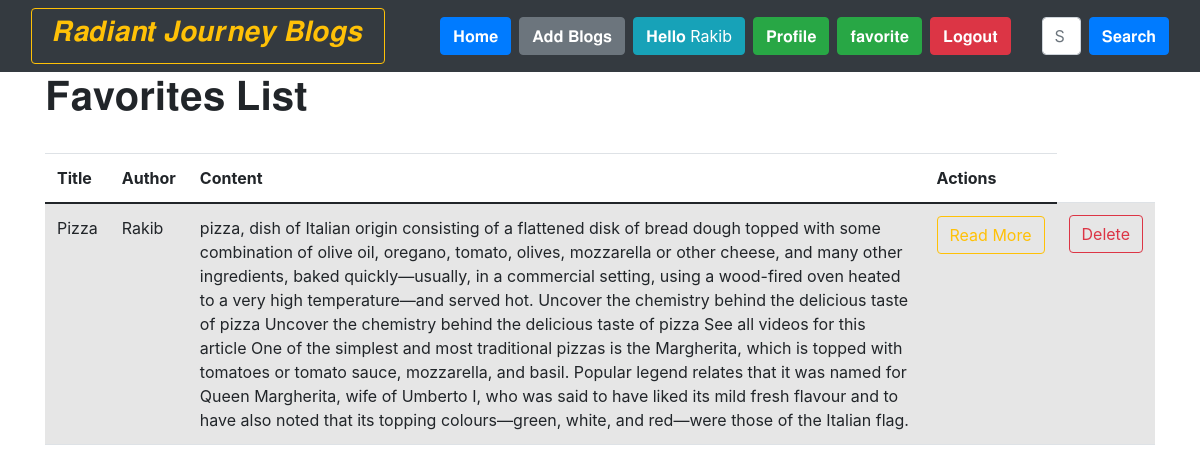
The page /favorite/ (signed in) on the database its author committed.
### home/models.py (models this page shows, shortened)
class Favorite(models.Model):
    user = models.ForeignKey(User, on_delete=models.CASCADE)
    blog = models.ForeignKey(BlogPost, on_delete=models.CASCADE)

class BlogPost(models.Model):
    title=models.CharField(max_length=255)
    author= models.ForeignKey(User, on_delete=models.CASCADE)
    slug=models.CharField(max_length=130)
    content=models.TextField()
    image = models.ImageField(upload_to="profile_pics", blank=True, null=True)
    dateTime=models.DateTimeField(auto_now_add=True)
    category=models.ForeignKey(Category,on_delete=models.CASCADE)

### home/views.py (the view)
# urls.py: path('favorite/', views.favorite_blogs, name='favorite_blogs'),
@login_required(login_url='/login')
def favorite_blogs(request):
    favorite_posts = Favorite.objects.filter(user=request.user)
    return render(request, 'favorite_blogs.html', {'favorite_posts': favorite_posts})

### home/templates/favorite_blogs.html
{% extends "base.html" %}
{% block body %}
<div class="container" >
    <div class="row">
        <div class="col-12">
            <h1>𝐅𝐚𝐯𝐨𝐫𝐢𝐭𝐞𝐬 𝐋𝐢𝐬𝐭</h1>
        </div>
    </div>
    {% if favorite_posts %}
        <div class="row" style="margin-top: 25px;">
            <div class="col-12">
                <table class="table table-striped">
                    <thead>
                        <tr>
                            <th>Title</th>
                            <th>Author</th>
                            <th>Content</th>
                            <th>Actions</th>
                        </tr>
                    </thead>
                    <tbody>
                        {% for post in favorite_posts %}
                            <tr>
                                <td>{{ post.blog.title }}</td>
                                <td>{{ post.blog.author }}</td>
                                <td>{{ post.blog.content}}</td>
                                <td>
                                    <a href="{% url 'blog_details' blog_id=post.blog.id %}">
                                        <button class="btn btn-outline-warning">Read More</button>
                                    </a>
                                </td>
                                <td>
                                    <a href="{% url 'delete_from_fv' blog_id=post.id %}">
                                        <button class="btn btn-outline-danger">Delete</button>
                                    </a>
                                </td>
                            </tr>
                        {% endfor %}
                    </tbody>
                </table>
            </div>
        </div>
    {% else %}
        <div class="row">
            <div class="col-12">
                <p>You haven't added any blog posts to your favorites yet.</p>
            </div>
        </div>
    {% endif %}
</div>
{% endblock %}

### home/templates/base.html (shortened to what this page needs)
<!doctype html>
<html lang="en">
  <head>
    <link href="//maxcdn.bootstrapcdn.com/bootstrap/4.1.1/css/bootstrap.min.css" rel="stylesheet" id="bootstrap-css">
    <link href="https://cdn.jsdelivr.net/npm/bootstrap@5.0.2/dist/css/bootstrap.min.css" rel="stylesheet">
    <link rel="stylesheet" href="https://maxcdn.bootstrapcdn.com/bootstrap/4.0.0/css/bootstrap.min.css">
  </head>
  <body>
    <nav class="navbar navbar-expand-lg navbar-dark bg-dark sticky-top">
        <div class="container-fluid">
          <a style="text-align:center;width: 40%;margin: auto;" class="btn btn-outline-warning me-4" href="#"><h3>𝑹𝒂𝒅𝒊𝒂𝒏𝒕 𝑱𝒐𝒖𝒓𝒏𝒆𝒚 𝑩𝒍𝒐𝒈𝒔</h3></a>
          <div class="collapse navbar-collapse" id="navbarSupportedContent">
          <div class="container mx-3">
            <ul class="navbar-nav me-auto mb-2 mb-lg-0">
              <li class="nav-item">
                <a class="btn btn-primary me-2" aria-current="page" href="/">𝐇𝐨𝐦𝐞</a>
              </li>
              {% if user.is_authenticated %}
              <li class="nav-item">
                <a class="btn btn-secondary me-2 " href="/add_blogs/">𝐀𝐝𝐝 𝐁𝐥𝐨𝐠𝐬</a>
              </li>
              <li class="nav-item">
                <a class="btn btn-info me-2" href="#">𝐇𝐞𝐥𝐥𝐨 {{request.user}}</a>
              </li>
              <li class="nav-item">
                <a class="btn btn-success me-2" href="/profile/">𝐏𝐫𝐨𝐟𝐢𝐥𝐞</a>
              </li>
              <li class="nav-item">
                <a class="btn btn-success me-2" href="/favorite/">𝐟𝐚𝐯𝐨𝐫𝐢𝐭𝐞</a>
              </li>
              <li class="nav-item">
                <a class="btn btn-danger"href="/logout/">𝐋𝐨𝐠𝐨𝐮𝐭</a>
              </li>
              {% endif %}
            </ul>
            </div>
            <form class="d-flex" method="POST" action="/search/"> {% csrf_token %}
              <input class="form-control me-2" type="search" placeholder="Search" name="searched" id="searched" aria-label="Search">
              <button href="/search/" class="btn btn-primary" type="submit">𝐒𝐞𝐚𝐫𝐜𝐡</button>
            </form>
          </div>
        </div>
      </nav>
      {% block body %}
      {% endblock %}
</body>
</html>

### rows shown on the page
Favorite: blog "Pizza", blog.author "Rakib", blog.content "pizza, dish of Italian origin consisting of a flattened disk of bread dough topped with some combination of olive oil, oregano, tomato, olives, mozzarella or other cheese, and many other ingredients, baked quickly—usually, in a commercial setting, using a wood-fired oven heated to a very high temperature—and served hot. Uncover the chemistry behind the delicious taste of pizza Uncover the chemistry behind the delicious taste of pizza See all videos for this article One of the simplest and most traditional pizzas is the Margherita, which is topped with tomatoes or tomato sauce, mozzarella, and basil. Popular legend relates that it was named for Queen Margherita, wife of Umberto I, who was…"

### other values the page prints
{{ request.user }} "Rakib"
